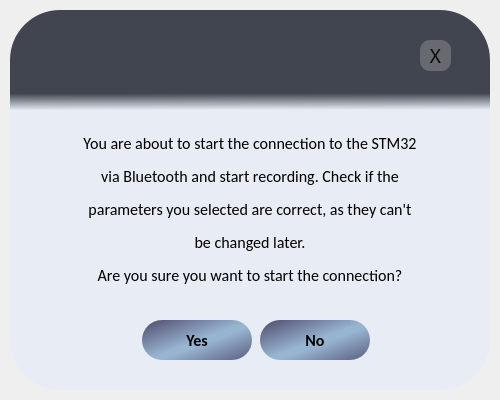
<?xml version="1.0" encoding="UTF-8"?>
<ui version="4.0">
 <class>Dialog</class>
 <widget class="QDialog" name="Dialog">
  <property name="geometry">
   <rect>
    <x>0</x>
    <y>0</y>
    <width>500</width>
    <height>400</height>
   </rect>
  </property>
  <property name="windowTitle">
   <string>Dialog</string>
  </property>
  <widget class="QWidget" name="widget" native="true">
   <property name="geometry">
    <rect>
     <x>10</x>
     <y>10</y>
     <width>480</width>
     <height>380</height>
    </rect>
   </property>
   <property name="font">
    <font>
     <family>Arial Rounded MT Bold</family>
     <pointsize>12</pointsize>
    </font>
   </property>
   <property name="styleSheet">
    <string notr="true">QPushButton#exitBtn {
background-color: rgba(195, 195, 195, 0.3);
color: rgba(10, 10, 10);
border-radius: 10px; 
}
QPushButton#exitBtn:hover {
background-color:  qlineargradient(spread:pad, x1:0, y1:0, x2:0.731905, y2:0.755, stop:0 rgba(255, 221, 221, 255), stop:0.955224 rgba(238, 103, 100, 255))
}
</string>
   </property>
   <widget class="QLabel" name="mainLabel">
    <property name="geometry">
     <rect>
      <x>0</x>
      <y>0</y>
      <width>480</width>
      <height>380</height>
     </rect>
    </property>
    <property name="font">
     <font>
      <family>Calibri</family>
      <pointsize>12</pointsize>
     </font>
    </property>
    <property name="styleSheet">
     <string notr="true">background-color: rgb(231, 236, 245);
border-radius: 50px</string>
    </property>
    <property name="text">
     <string>&lt;html&gt;&lt;head/&gt;&lt;body&gt;&lt;p&gt;&lt;br/&gt;You are about to start the connection to the STM32&lt;/p&gt;&lt;p&gt;via Bluetooth and start recording. Check if the&lt;/p&gt;&lt;p&gt;parameters you selected are correct, as they can't&lt;/p&gt;&lt;p&gt;be changed later.&lt;/p&gt;&lt;p&gt;Are you sure you want to start the connection?&lt;/p&gt;&lt;/body&gt;&lt;/html&gt;</string>
    </property>
    <property name="alignment">
     <set>Qt::AlignCenter</set>
    </property>
    <property name="margin">
     <number>10</number>
    </property>
   </widget>
   <widget class="QLabel" name="header">
    <property name="geometry">
     <rect>
      <x>0</x>
      <y>0</y>
      <width>480</width>
      <height>70</height>
     </rect>
    </property>
    <property name="font">
     <font>
      <family>Arial Rounded MT Bold</family>
      <pointsize>28</pointsize>
     </font>
    </property>
    <property name="styleSheet">
     <string notr="true">border-top-left-radius: 50px;
border-top-right-radius: 50px;
background-color: rgb(64, 69, 79);
</string>
    </property>
    <property name="text">
     <string/>
    </property>
    <property name="alignment">
     <set>Qt::AlignCenter</set>
    </property>
    <property name="margin">
     <number>10</number>
    </property>
   </widget>
   <widget class="QLabel" name="headerFade">
    <property name="geometry">
     <rect>
      <x>0</x>
      <y>70</y>
      <width>480</width>
      <height>30</height>
     </rect>
    </property>
    <property name="font">
     <font>
      <family>Arial Rounded MT Bold</family>
      <pointsize>28</pointsize>
     </font>
    </property>
    <property name="styleSheet">
     <string notr="true">background-color: qlineargradient(spread:pad, x1:0.511975, y1:0.443, x2:0.522, y2:1, stop:0 rgba(64, 69, 79, 255), stop:1 rgba(64, 69, 79, 0))</string>
    </property>
    <property name="text">
     <string/>
    </property>
    <property name="alignment">
     <set>Qt::AlignCenter</set>
    </property>
    <property name="margin">
     <number>10</number>
    </property>
   </widget>
   <widget class="QPushButton" name="exitBtn">
    <property name="geometry">
     <rect>
      <x>410</x>
      <y>30</y>
      <width>31</width>
      <height>31</height>
     </rect>
    </property>
    <property name="font">
     <font>
      <family>Arial Rounded MT Bold</family>
      <pointsize>14</pointsize>
      <weight>50</weight>
      <italic>false</italic>
      <bold>false</bold>
     </font>
    </property>
    <property name="text">
     <string>X</string>
    </property>
   </widget>
   <widget class="QFrame" name="frame">
    <property name="geometry">
     <rect>
      <x>60</x>
      <y>300</y>
      <width>361</width>
      <height>60</height>
     </rect>
    </property>
    <property name="font">
     <font>
      <family>Arial</family>
      <pointsize>12</pointsize>
     </font>
    </property>
    <property name="styleSheet">
     <string notr="true">QPushButton {
background-color: qlineargradient(spread:reflect, x1:0, y1:0, x2:0.553, y2:0.533409, stop:0.00497512 rgba(78, 75, 108, 255), stop:0.935323 rgba(151, 180, 209, 255));
border-radius: 20px
}

QPushButton:hover {
background-color: qlineargradient(spread:pad, x1:0, y1:0, x2:0.731905, y2:0.755, stop:0 rgba(255, 221, 221, 255), stop:0.955224 rgba(238, 103, 100, 255))
}</string>
    </property>
    <property name="frameShape">
     <enum>QFrame::NoFrame</enum>
    </property>
    <widget class="QPushButton" name="pushNo">
     <property name="geometry">
      <rect>
       <x>190</x>
       <y>10</y>
       <width>110</width>
       <height>40</height>
      </rect>
     </property>
     <property name="font">
      <font>
       <family>Calibri</family>
       <pointsize>12</pointsize>
       <weight>75</weight>
       <bold>true</bold>
      </font>
     </property>
     <property name="text">
      <string>No</string>
     </property>
    </widget>
    <widget class="QPushButton" name="pushYes">
     <property name="geometry">
      <rect>
       <x>72</x>
       <y>10</y>
       <width>110</width>
       <height>40</height>
      </rect>
     </property>
     <property name="font">
      <font>
       <family>Calibri</family>
       <pointsize>12</pointsize>
       <weight>75</weight>
       <bold>true</bold>
      </font>
     </property>
     <property name="text">
      <string>Yes</string>
     </property>
    </widget>
   </widget>
  </widget>
 </widget>
 <resources/>
 <connections/>
</ui>
